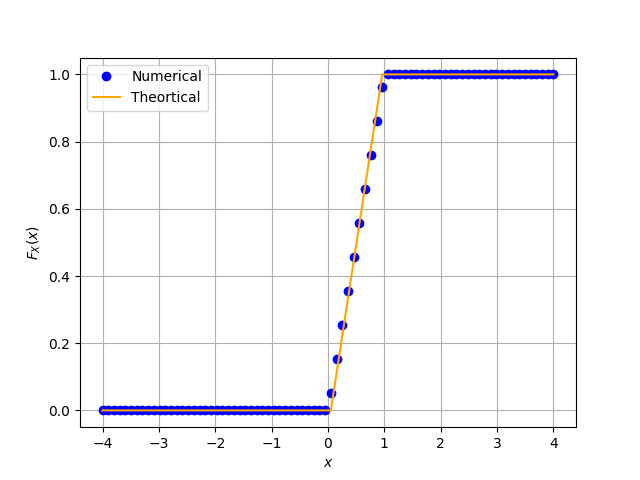

This figure's Python source:
#Importing numpy, scipy, mpmath and pyplot
import numpy as np
import matplotlib
matplotlib.rcParams['backend'] = 'GTK3Agg'
import matplotlib.pyplot as plt

x = np.linspace(-4,4,80)#points on the x axis
#Theory graph
#Obtained Theory graph points
left = np.zeros(40)
main = np.linspace(0,1,10)
right = np.ones(30)
ty = np.concatenate([left,main, right])
#Analytical Graph
simlen = int(1e6) #number of samples
err = [] #declaring probability list
#randvar = np.random.normal(0,1,simlen)
randvar = np.loadtxt('uni.dat',dtype='double')
#randvar = np.loadtxt('gau.dat',dtype='double')
for i in range(0,80):
	err_ind = np.nonzero(randvar < x[i]) #checking probability condition
	err_n = np.size(err_ind) #computing the probability
	err.append(err_n/simlen) #storing the probability values in a list
	
plt.grid() #creating the grid

plt.plot(x,err,'bo')#plotting Stimulation CDF

plt.plot(x,ty,color="orange")#plotting Theory CDF

plt.xlabel('$x$')
plt.ylabel('$F_X(x)$')
plt.legend(["Numerical", "Theortical"])
#plt.savefig('../figs/uni_cdf.png')
plt.show()
